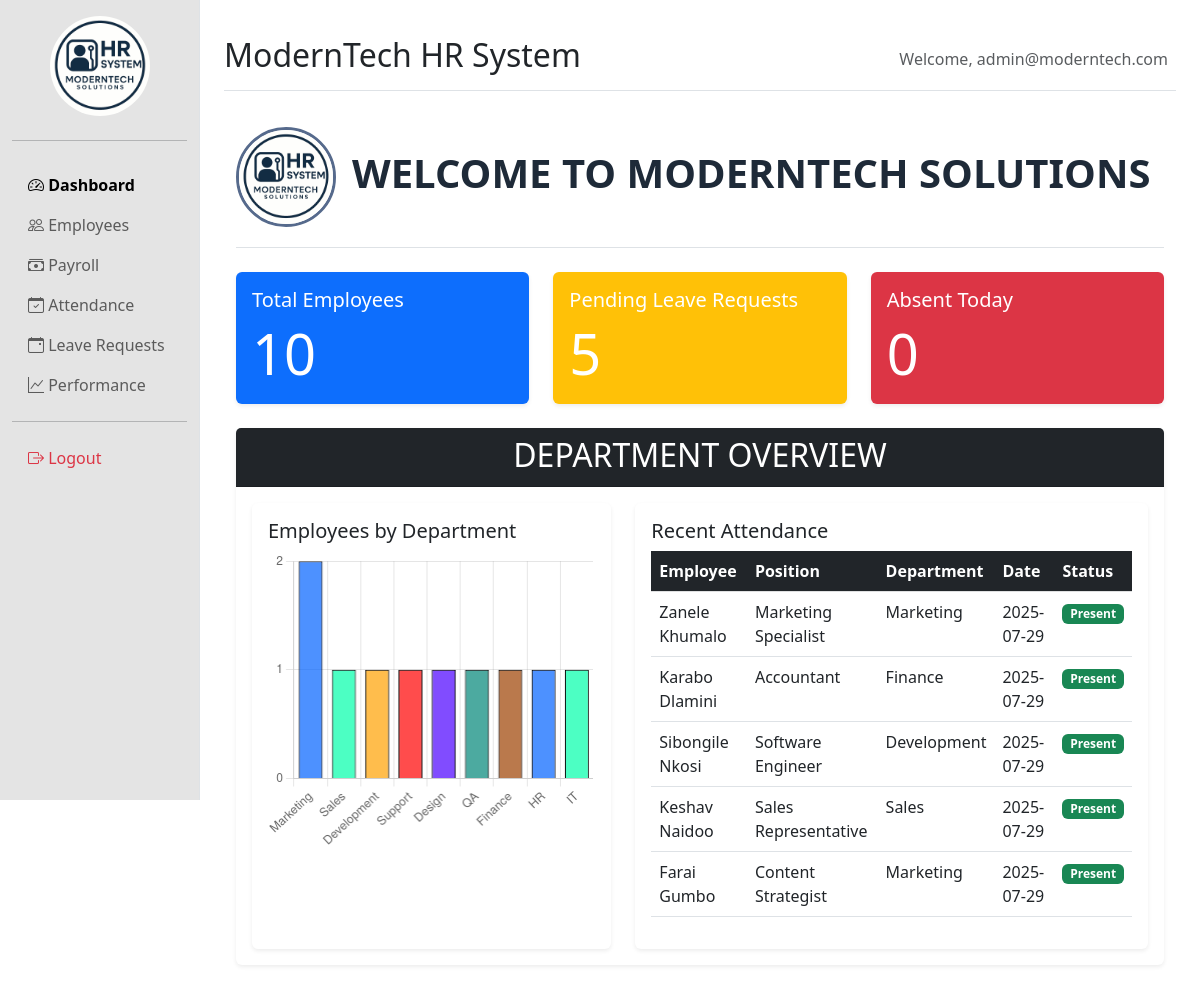
Page /dashboard.php (signed in) on the committed database.
### tables this page shows
CREATE TABLE attendance (
    attendance_id INT AUTO_INCREMENT PRIMARY KEY,
    employee_id INT,
    date DATE NOT NULL,
    status ENUM('Present', 'Absent') NOT NULL,
    FOREIGN KEY (employee_id) REFERENCES employees(employee_id)ON DELETE CASCADE
);

CREATE TABLE employees (
    employee_id INT PRIMARY KEY,
    name VARCHAR(100) NOT NULL,
    position VARCHAR(100) NOT NULL,
    department VARCHAR(100) NOT NULL,
    salary DECIMAL(10,2) NOT NULL,
    employment_history TEXT,
    contact_email VARCHAR(100) NOT NULL
);

### dashboard.php (the view, shortened to what this page needs)
<?php
require_once 'db.php';
require_once 'header.php';
$employee_count = $conn->query("SELECT COUNT(*) FROM employees")->fetch_row()[0];
$pending_leave = $conn->query("SELECT COUNT(*) FROM leave_requests WHERE status = 'Pending'")->fetch_row()[0];
$absent_today = $conn->query("SELECT COUNT(*) FROM attendance WHERE date = CURDATE() AND status = 'Absent'")->fetch_row()[0];
$recent_attendance = $conn->query("
    SELECT a.date, a.status, e.name, e.position, e.department
    FROM attendance a
    JOIN employees e ON a.employee_id = e.employee_id
    ORDER BY a.date DESC
    LIMIT 5
");
$departments = $conn->query("
    SELECT department, COUNT(*) as count
    FROM employees
    GROUP BY department
    ORDER BY count DESC
");
$dept_labels = [];
$dept_counts = [];
while ($dept = $departments->fetch_assoc()) {
    $dept_labels[] = $dept['department'];
    $dept_counts[] = $dept['count'];
}
$dept_labels_json = json_encode($dept_labels);
$dept_counts_json = json_encode($dept_counts);
?>
<div class="container-fluid">
<div class="home-header mb-4">
    <div class="d-flex align-items-center">
        <img src="assets/Logo.jpg" alt="ModernTech Logo" class="me-3 rounded-circle" style="width: 100px; height: 100px;">
        <h1 class="main-heading">WELCOME TO MODERNTECH SOLUTIONS</h1>
    </div>
</div>
    <div class="row mb-4">
        <div class="col-md-4">
            <div class="card text-white bg-primary">
                <div class="card-body">
                    <h5 class="card-title">Total Employees</h5>
                    <p class="card-text display-4"><?php echo $employee_count; ?></p>
                </div>
            </div>
        </div>
        <div class="col-md-4">
            <div class="card text-white bg-warning">
                <div class="card-body">
                    <h5 class="card-title">Pending Leave Requests</h5>
                    <p class="card-text display-4"><?php echo $pending_leave; ?></p>
                </div>
            </div>
        </div>
        <div class="col-md-4">
            <div class="card text-white bg-danger">
                <div class="card-body">
                    <h5 class="card-title">Absent Today</h5>
                    <p class="card-text display-4"><?php echo $absent_today; ?></p>
                </div>
            </div>
        </div>
    </div>
    <div class="card mb-4">
        <div class="card-header bg-dark text-white">
            <h2 class="mb-1">DEPARTMENT OVERVIEW</h2>
        </div>
        <div class="card-body">
            <div class="row">
                <div class="col-lg-5">
                    <div class="card h-100">
                        <div class="card-body">
                            <h5 class="card-title">Employees by Department</h5>
                            <div style="height: 300px;">
                                <canvas id="departmentChart"></canvas>
                            </div>
                        </div>
                    </div>
                </div>
                <div class="col-lg-7">
                    <div class="card h-100">
                        <div class="card-body">
                            <h5 class="card-title">Recent Attendance</h5>
                            <div class="table-responsive">
                                <table class="table table-hover">
                                    <thead class="table-light">
                                        <tr>
                                            <th>Employee</th>
                                            <th>Position</th>
                                            <th>Department</th>
                                            <th>Date</th>
                                            <th>Status</th>
                                        </tr>
                                    </thead>
                                    <tbody>
                                        <?php while ($att = $recent_attendance->fetch_assoc()): ?>
                                        <tr>
                                            <td><?php echo htmlspecialchars($att['name']); ?></td>
                                            <td><?php echo htmlspecialchars($att['position']); ?></td>
                                            <td><?php echo htmlspecialchars($att['department']); ?></td>
                                            <td><?php echo htmlspecialchars($att['date']); ?></td>
                                            <td>
                                                <span class="badge bg-<?php echo $att['status'] == 'Present' ? 'success' : 'danger'; ?>">
                                                    <?php echo htmlspecialchars($att['status']); ?>
                                                </span>
                                            </td>
                                        </tr>
                                        <?php endwhile; ?>
                                    </tbody>
                                </table>
                            </div>
                        </div>
                    </div>
                </div>
            </div>
        </div>
    </div>
</div>
<script>
// Department Bar Chart
const deptCtx = document.getElementById('departmentChart').getContext('2d');
const departmentChart = new Chart(deptCtx, {
    type: 'bar',
    data: {
        labels: <?php echo $dept_labels_json; ?>,
        datasets: [{
            label: 'Number of Employees',
            data: <?php echo $dept_counts_json; ?>,
            backgroundColor: [
                'rgba(2, 99, 255, 0.7)',
                'rgba(0, 255, 170, 0.7)',
                'rgba(255, 162, 0, 0.7)',
                'rgba(255, 0, 0, 0.7)',
                'rgba(76, 0, 255, 0.7)',
                'rgba(0, 135, 120, 0.7)',
                'rgba(157, 65, 0, 0.7)'
            ],
            borderColor: [
                'rgba(0, 0, 0, 1)',
                'rgba(0, 0, 0, 1)',
                'rgba(0, 0, 0, 1)',
                'rgba(0, 0, 0, 1)',
                'rgba(0, 0, 0, 1)',
                'rgba(0, 0, 0, 1)',
                'rgba(0, 0, 0, 1)'
            ],
            borderWidth: 1
        }]
    },
    options: {
        responsive: true,
        maintainAspectRatio: false,
        scales: {
            y: {
                beginAtZero: true,
                ticks: {
                    stepSize: 1
                }
            }
        },
        plugins: {
            legend: {
                display: false
            }
        }
    }
});
</script>
<?php require_once 'footer.php'; ?>

### header.php (shortened to what this page needs)
<!DOCTYPE html>
<html lang="en">
<head>
    <link rel="stylesheet" href="https://cdn.jsdelivr.net/npm/bootstrap-icons@1.10.0/font/bootstrap-icons.css">
    <link href="https://cdn.jsdelivr.net/npm/bootstrap@5.3.0/dist/css/bootstrap.min.css" rel="stylesheet">
    <link rel="stylesheet" href="https://cdn.jsdelivr.net/npm/bootstrap-icons@1.10.0/font/bootstrap-icons.css">
</head>
<body>
    <div class="container-fluid">
        <div class="row">
            <div class="col-md-3 col-lg-2 d-md-block sidebar collapse">
                <div class="position-sticky pt-3">
                    <ul class="nav flex-column">
                        <li class="nav-item">
                            <img src="assets\Logo.jpg" alt="logo" class="img-fluid mb-3" style="width: 100px; height: 100px; border-radius: 50%; object-fit: cover; display: block; margin: 0 auto;">
                            <hr class="my-4">
                            <a class="nav-link <?php echo basename($_SERVER['PHP_SELF']) == 'dashboard.php' ? 'active' : ''; ?>" href="dashboard.php">
                                <i class="bi bi-speedometer2"></i> Dashboard
                            </a>
                        </li>
                        <li class="nav-item">
                            <a class="nav-link <?php echo basename($_SERVER['PHP_SELF']) == 'employees.php' ? 'active' : ''; ?>" href="employees.php">
                                <i class="bi bi-people"></i> Employees
                            </a>
                        </li>
                        <li class="nav-item">
                            <a class="nav-link <?php echo basename($_SERVER['PHP_SELF']) == 'payroll.php' ? 'active' : ''; ?>" href="payroll.php">
                                <i class="bi bi-cash-stack"></i> Payroll
                            </a>
                        </li>
                        <li class="nav-item">
                            <a class="nav-link <?php echo basename($_SERVER['PHP_SELF']) == 'attendance.php' ? 'active' : ''; ?>" href="attendance.php">
                                <i class="bi bi-calendar-check"></i> Attendance
                            </a>
                        </li>
                        <li class="nav-item">
                            <a class="nav-link <?php echo basename($_SERVER['PHP_SELF']) == 'leave_requests.php' ? 'active' : ''; ?>" href="leave_requests.php">
                                <i class="bi bi-calendar-event"></i> Leave Requests
                            </a>
                        </li>
                        <li class="nav-item">
                            <a class="nav-link <?php echo basename($_SERVER['PHP_SELF']) == 'performance.php' ? 'active' : ''; ?>" href="performance.php">
                                <i class="bi bi-graph-up"></i> Performance
                            </a>
                            <hr>
                        </li>
                        <li class="nav-item">
                            <a class="nav-link text-danger" href="logout.php">
                                <i class="bi bi-box-arrow-right text-danger"></i> Logout
                            </a>
                        </li>
                    </ul>
                </div>
            </div>
            <div class="col-md-9 col-lg-10 ms-sm-auto px-md-4 main-content">
                <div class="d-flex justify-content-between flex-wrap flex-md-nowrap align-items-center pt-3 pb-2 mb-3 border-bottom">
                    <h1 class="h2">ModernTech HR System</h1>
                    <div class="btn-toolbar mb-2 mb-md-0">
                        <div class="btn-group me-2">
                            <span class="text-muted">Welcome, <?php echo isset($_SESSION['username']) ? $_SESSION['username'] : 'Guest'; ?></span>
                        </div>
                    </div>
                </div>

### footer.php (shortened to what this page needs)
                </div>
            </div>
        </div>
</body>
</html>

### header.php (style rules this page uses)
.sidebar { min-height: 100vh; background-color: #e4e4e4ff; border-right: 1px solid #dee2e6; position: fixed; }
.sidebar .nav-link { color: #5b5b5bff; }
.sidebar .nav-link.active { color: #000000ff; font-weight: bold; }
.main-content { padding: 20px; }

### dashboard.php (style rules this page uses)
.mb-1 { color : white ; text-align: center; }
.home-header { padding: 20px 0; border-bottom: 1px solid #dee2e6; margin-bottom: 30px; }
.home-header h1 { color: #1E2A38; font-weight: 600; text-align: center; }
.home-header img { object-fit: cover; border: 3px solid #566a8cff; }
.card { border: none; box-shadow: 0 0.125rem 0.25rem rgba(0, 0, 0, 0.075); transition: transform 0.2s ease-in-out; }
.card-header { font-weight: 600; }
.table th { background-color: #212529ff; color: white; }

### rows in the picture
attendance: employee.name "Zanele Khumalo", employee.position "Marketing Specialist", employee.department "Marketing", date "2025-07-29", status "Present"
attendance: employee.name "Karabo Dlamini", employee.position "Accountant", employee.department "Finance", date "2025-07-29", status "Present"
attendance: employee.name "Sibongile Nkosi", employee.position "Software Engineer", employee.department "Development", date "2025-07-29", status "Present"
attendance: employee.name "Keshav Naidoo", employee.position "Sales Representative", employee.department "Sales", date "2025-07-29", status "Present"
attendance: employee.name "Farai Gumbo", employee.position "Content Strategist", employee.department "Marketing", date "2025-07-29", status "Present"

### other values in the picture
$_SESSION['username'] "admin@moderntech.com"
$employee_count "10"
$pending_leave "5"
$absent_today "0"
chart data {{ $dept_labels_json }} ["Marketing","Sales","Development","Support","Design","QA","Finance","HR","IT"]
chart data {{ $dept_counts_json }} ["2","1","1","1","1","1","1","1","1"]
